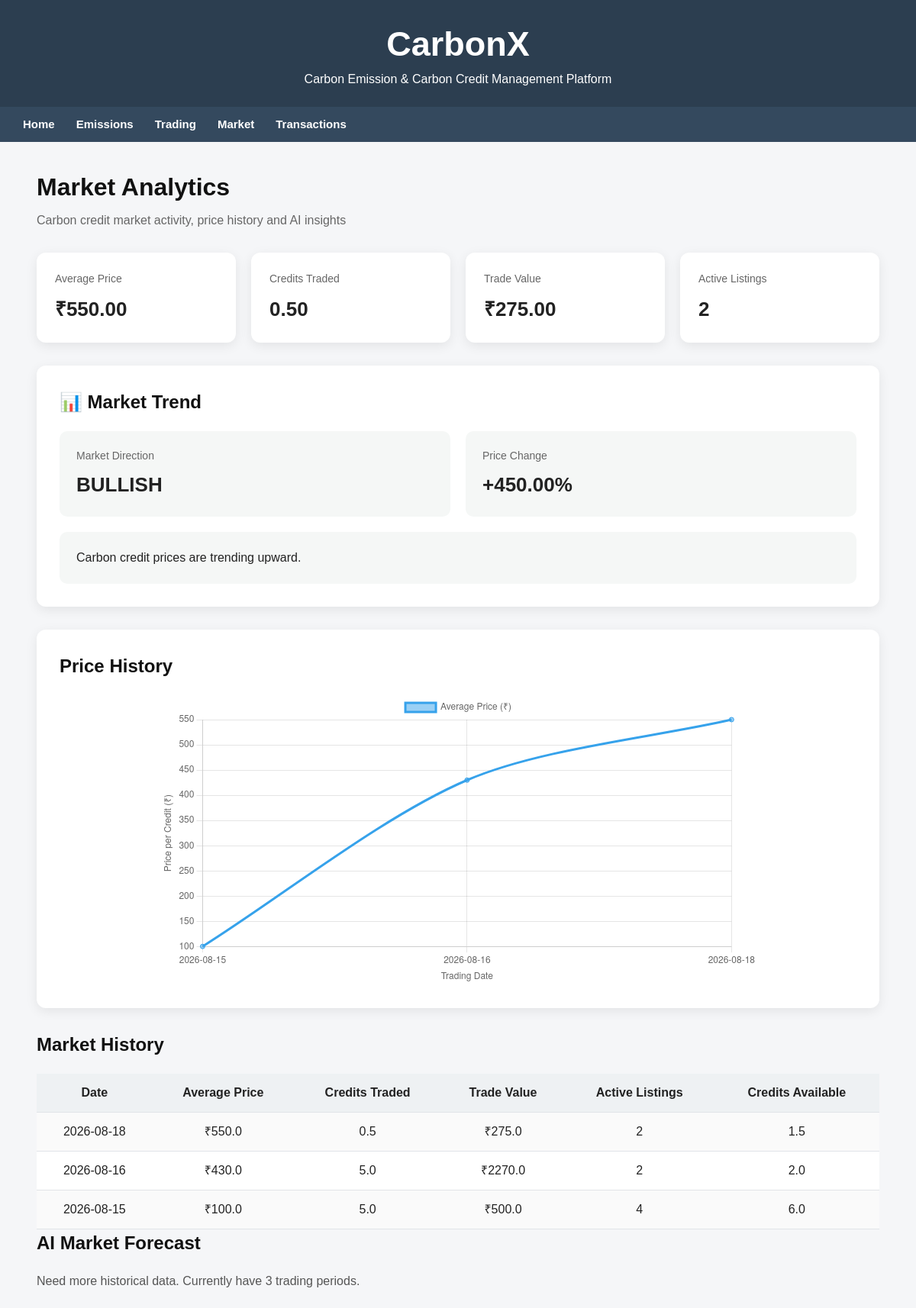
/market, run on an earlier commit of the app's database.
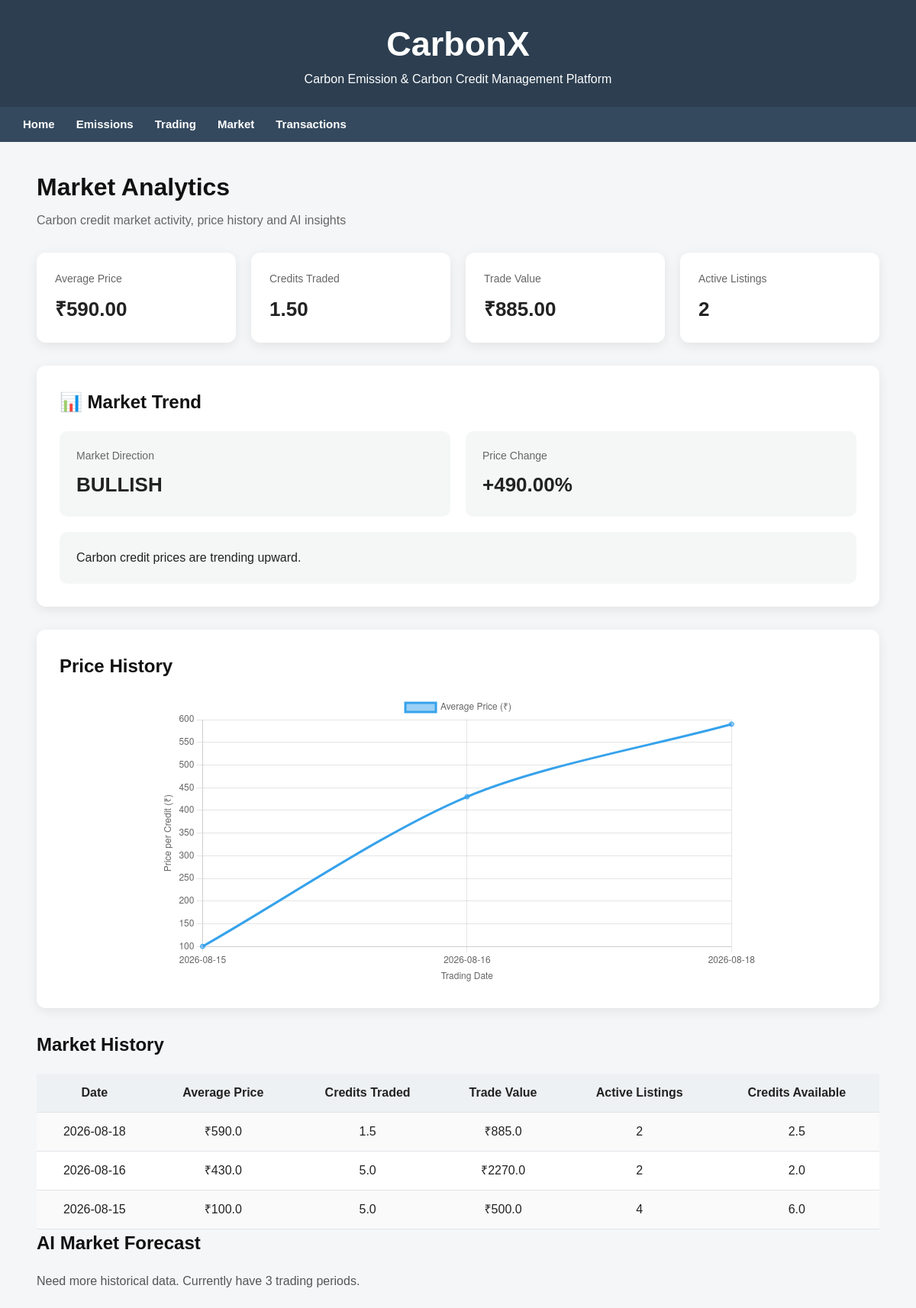
And on a later commit of the database.
### tables this page shows
CREATE TABLE Market_History (history_id INTEGER PRIMARY KEY AUTOINCREMENT, trade_date TEXT NOT NULL UNIQUE, avg_price REAL NOT NULL, credits_traded REAL NOT NULL, trade_value REAL NOT NULL, active_listings INTEGER DEFAULT 0, credits_available REAL DEFAULT 0);

### app.py (the view)
@app.route("/market")
def market():
    conn = get_db()
    market_trend = get_market_trend(conn)
    market_data = conn.execute("""
        SELECT *
        FROM Market_History
        ORDER BY trade_date DESC
    """).fetchall()
    conn.close()
    prediction = get_price_prediction()
    return render_template(
        "market.html",
        market_data=market_data,
        prediction=prediction, market_trend=market_trend
    )

### app.py (called while the page is built)
def get_db():
    conn = sqlite3.connect("cc.db")
    conn.row_factory = sqlite3.Row
    return conn

### ml_model.py (called while the page is built, shortened)
def get_price_prediction():
    conn = sqlite3.connect(DB_NAME)
    query = "SELECT trade_date, avg_price, credits_traded, trade_value, active_listings, credits_available FROM Market_History ORDER BY trade_date ASC"
    df = pd.read_sql_query(query, conn)
    conn.close()
    if len(df) < 5:
        return {
            "available": False,
            "message": f"Need more historical data. Currently have {len(df)} trading periods."
        }

### templates/market.html (shortened to what this page needs)
{% extends "base.html" %}
{% block content %}
<div class="market-container">
    <div class="market-header">
        <h1>Market Analytics</h1>
        <p>Carbon credit market activity, price history and AI insights</p>
    </div>
    {% if market_data %}
<div class="market-stats">
    <div class="market-stat-card">
        <span>Average Price</span>
        <strong>₹{{ "%.2f"|format(market_data[0]["avg_price"]) }}</strong>
    </div>
    <div class="market-stat-card">
        <span>Credits Traded</span>
        <strong>{{ "%.2f"|format(market_data[0]["credits_traded"]) }}</strong>
    </div>
    <div class="market-stat-card">
        <span>Trade Value</span>
        <strong>₹{{ "%.2f"|format(market_data[0]["trade_value"]) }}</strong>
    </div>
    <div class="market-stat-card">
        <span>Active Listings</span>
        <strong>{{ market_data[0]["active_listings"] }}</strong>
    </div>
</div>
<div class="market-trend-card">
    <h2>📊 Market Trend</h2>
    <div class="trend-content">
        <div class="trend-direction">
            <span class="trend-label">Market Direction</span>
            <span class="trend-value">{{ market_trend.direction }}</span>
        </div>
        <div class="trend-change">
            <span class="trend-label">Price Change</span>
            <span class="trend-value">
                {{ "%+.2f"|format(market_trend.price_change) }}%
            </span>
        </div>
        <div class="trend-description">
            {{ market_trend.description }}
        </div>
    </div>
</div>
<div class="market-card">
    <h2>Price History</h2>
    <div class="chart-container">
        <canvas id="priceChart"></canvas>
    </div>
</div>
{% endif %}
    <div class="market-section">
        <h2>Market History</h2>
        {% if market_data %}
        <table>
            <tr>
                <th>Date</th>
                <th>Average Price</th>
                <th>Credits Traded</th>
                <th>Trade Value</th>
                <th>Active Listings</th>
                <th>Credits Available</th>
            </tr>
            {% for row in market_data %}
            <tr>
                <td>{{ row["trade_date"] }}</td>
                <td>₹{{ row["avg_price"] }}</td>
                <td>{{ row["credits_traded"] }}</td>
                <td>₹{{ row["trade_value"] }}</td>
                <td>{{ row["active_listings"] }}</td>
                <td>{{ row["credits_available"] }}</td>
            </tr>
            {% endfor %}
        </table>
        {% else %}
        <p>No market history available yet.</p>
        {% endif %}
    </div>
    <div class="market-section">
        <h2> AI Market Forecast</h2>
        {% if prediction.available %}
            <p>
                <strong>Current Price:</strong>
                ₹{{ prediction.current_price }}
            </p>
            <p>
                <strong>Predicted Next Price:</strong>
                ₹{{ prediction.predicted_price }}
            </p>
            <p>
                <strong>Model MAE:</strong>
                ₹{{ prediction.mae }}
            </p>
        {% else %}
            <p>{{ prediction.message }}</p>
        {% endif %}
    </div>
</div>
<script>
    const marketDates = [
        {% for row in market_data %}
            "{{ row['trade_date'] }}"{% if not loop.last %},{% endif %}
        {% endfor %}
    ];
    const marketPrices = [
        {% for row in market_data %}
            {{ row['avg_price'] }}{% if not loop.last %},{% endif %}
        {% endfor %}
    ];
    const ctx = document.getElementById('priceChart');
    new Chart(ctx, {
        type: 'line',
        data: {
            labels: marketDates.reverse(),
            datasets: [{
                label: 'Average Price (₹)',
                data: marketPrices.reverse(),
                tension: 0.3,
                fill: false
            }]
        },
        options: {
            responsive: true,
            maintainAspectRatio: false,
            plugins: {
                legend: {
                    display: true
                }
            },
            scales: {
                y: {
                    beginAtZero: false,
                    title: {
                        display: true,
                        text: 'Price per Credit (₹)'
                    }
                },
                x: {
                    title: {
                        display: true,
                        text: 'Trading Date'
                    }
                }
            }
        }
    });
</script>
{% endblock %}

### templates/base.html (shortened to what this page needs)
<!DOCTYPE html>
<html>
<head>
    <link rel="stylesheet" href="/static/style.css">
</head>
<body>
<header>
    <h1>CarbonX</h1>
    <p1>Carbon Emission & Carbon Credit Management Platform</p1>
</header>
<nav>
    <a href="/">Home</a>
    <a href="/emissions">Emissions</a>
    <a href="/trade">Trading</a>
    <a href="/market">Market</a>
    <a href="/transactions">Transactions</a>
</nav>
<div class="container">
{% block content %}
{% endblock %}
</div>
</body>
</html>

### static/style.css (style rules this page uses)
* { box-sizing: border-box; }
body { margin: 0; font-family: Arial, sans-serif; background: #f5f6f8; color: #222; line-height: 1.5; }
header { background: #2c3e50; color: #fff; padding: 24px 30px; text-align: center; }
header h1 { margin: 0; font-size: 45px; color: #fff; }
header p1 { color: #fff; }
nav { background: #34495e; padding: 12px 30px; display: flex; gap: 28px; align-items: center; }
nav a { color: #fff; text-decoration: none; font-size: 15px; font-weight: 600; }
.container { width: min(1200px, 92%); margin: 35px auto; padding: 0; }
h1, h2, h3 { color: #111; }
h1, h2 { margin-top: 0; }
p { color: #555; }
table { width: 100%; border-collapse: collapse; background: #fff; }
table th, table td { border-bottom: 1px solid #e1e4e8; padding: 13px 14px; text-align: center; }
table th { background: #eef1f3; font-weight: 700; }
table tr:nth-child(even) { background: #fafafa; }
.market-container { width: 100%; max-width: 1200px; margin: 0 auto; }
.market-header { margin-bottom: 30px; }
.market-header h1 { margin-bottom: 8px; }
.market-header p { margin: 0; color: #666; }
.market-card, .market-trend-card { background: #fff; padding: 30px; margin-bottom: 30px; border-radius: 12px; box-shadow: 0 4px 15px rgba(0, 0, 0, 0.08); }
.market-stats { display: grid; grid-template-columns: repeat(4, 1fr); gap: 20px; margin-bottom: 30px; }
.market-stat-card { background: #fff; padding: 24px; border-radius: 12px; box-shadow: 0 4px 15px rgba(0, 0, 0, 0.08); }
.market-stat-card span { display: block; font-size: 14px; color: #666; margin-bottom: 10px; }
.market-stat-card strong { font-size: 26px; }
.chart-container { position: relative; width: 75%; max-width: 900px; height: 380px; margin: 0 auto; }
.trend-content { display: grid; grid-template-columns: 1fr 1fr; gap: 20px; }
.trend-direction, .trend-change, .trend-description { padding: 22px; border-radius: 10px; background: #f5f7f6; }
.trend-description { grid-column: 1 / -1; }
.trend-label { display: block; font-size: 14px; color: #666; margin-bottom: 8px; }
.trend-value { display: block; font-size: 26px; font-weight: 600; }

What changed in the data, as far as the page shows it:
changed Market_History (number 1 of 3 on the later page): avg_price "550.00" → "590.00"; credits_traded "0.50" → "1.50"; trade_value "275.00" → "885.00"; avg_price "550.0" → "590.0"; credits_traded "0.5" → "1.5"; trade_value "275.0" → "885.0"; credits_available "1.5" → "2.5"
Also different on the page:
{{ "%+.2f"|format(market_trend.price_change) }}: "+450.00" → "+490.00"
chart data {{ row['avg_price'] }}: 550.0, 430.0, 100.0 → 590.0, 430.0, 100.0
